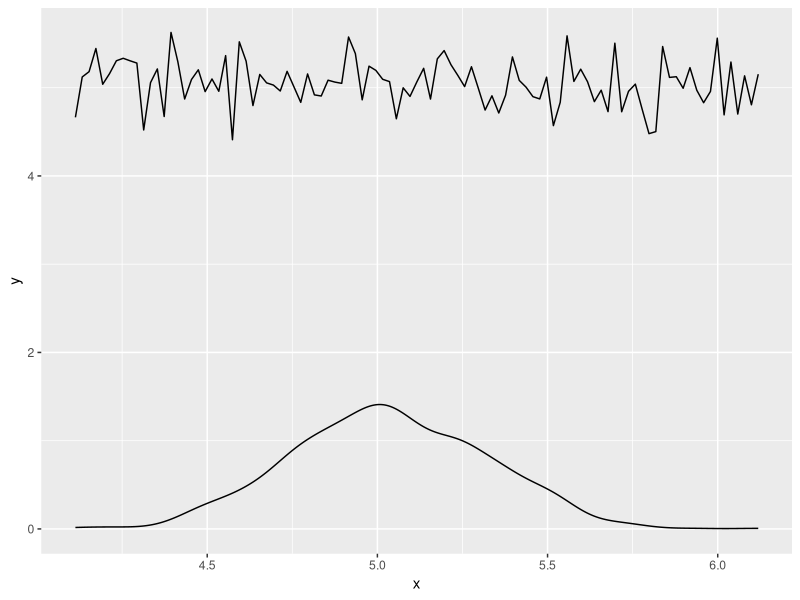
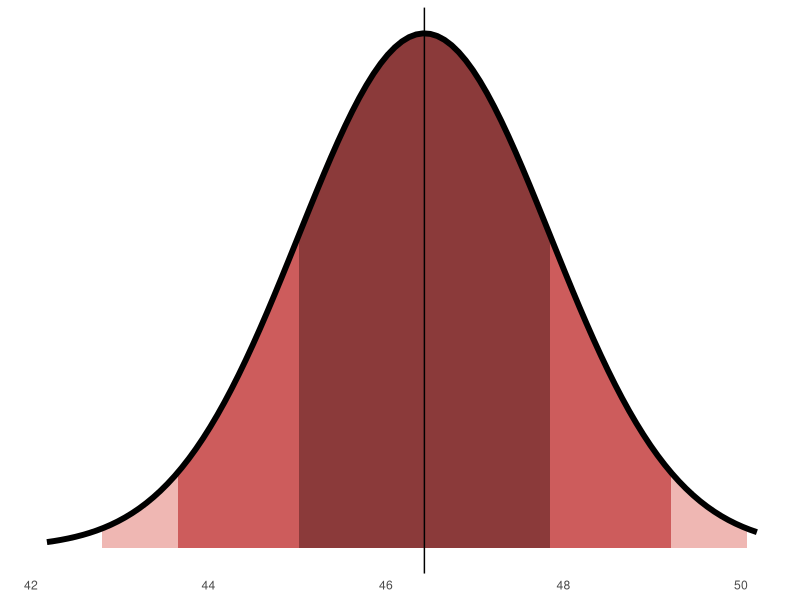
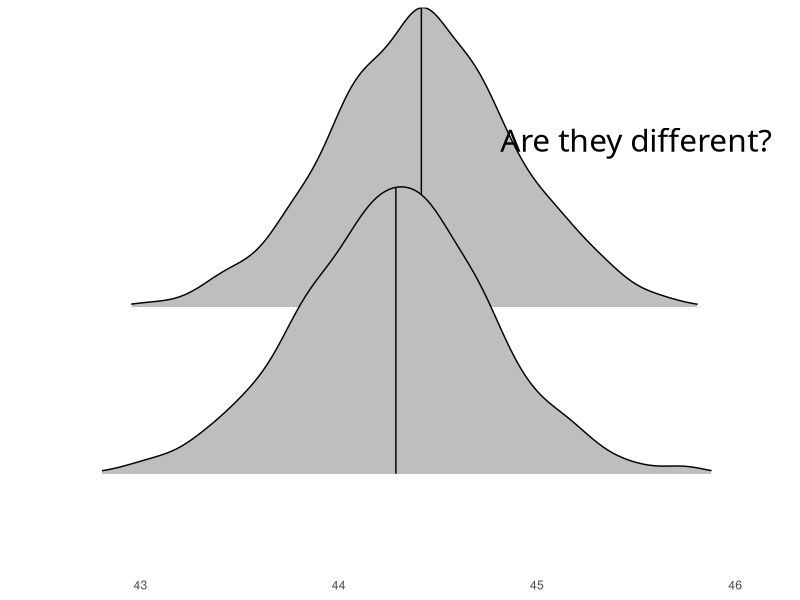
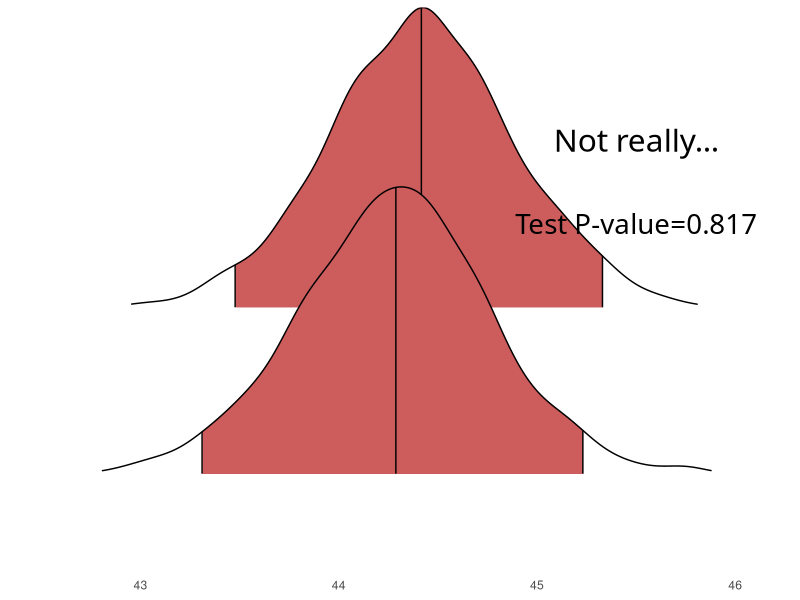

Reproduce these figures in R, in order.
# Title: Class 3 code
# Author: Giuseppe Carteny
# Last update: 2025.05.05

# Preliminary notes:
# This is the code to replicate most of the visualizations and explore the 
# concepts presented in class 3. 

# The data used here are simulated

# 1. Load the packages # -------------------------------------------------------

want <- c('ggplot2', 'ggridges', 'dplyr', 'magrittr', 'tidyr')
have <- want %in% installed.packages()[,1] 
if(any(want[!have])) {
  install.packages(want[!have])
}
for(pckgs in want) {library(pckgs, character.only = T)}
rm(list = ls())

# 2. simulate population and show central limit theroem # ----------------------

## 2.0 Use always a seed! < - - - - - - - - - - - - - - - - - - - - - - - - - - - - # !!!

# Before doing any operation that implies random numbers 
# you must include a "seed" that allows reproducibilty 
# For instance, run several times this line
mean(rnorm(100,2,3)) # Everytime the value is different

# but if you put the seed, and run the two lines together
set.seed(1234) # can be whatever number
mean(rnorm(100,2,3)) # The value remains the same


## 2.1. let's simulate a population # - - - - - - - - - - - - - - - - - - - - - 

# R allows you to simulate variables from a number of distributions 
# All functions share one argument: you need to specify the length of the output
# Do you want 10, 100, 1000 values as an output?
# Here we set it as 1000
n <- 1000
# Each distribution has its own parameters! 

# The normal distribution has a mean and a standard deviation parameters
# The binomial distribution has the trial size, and the probability of each trial
# The uniform distribution just requires a minimum and max value

set.seed(1234)
simudistributions <- 
  data.frame(
  norm = rnorm(n,1,2),
  binom = rnorm(n,1,.5),
  uniform = runif(n,0,2)
)

simudistributions %>% 
  pivot_longer(everything())


# we can simulate the population from any kind of distribution
# Check the rnorm, rbinom, runif,.... functions
N = 10000
population <- runif(n=N, min = 0, max = 10)


# Now we do 1000 times the following
# - we get a sample (without replacement)
# - we take the mean
# - we store the mean 

mean_vals <- c()

for(i in 1:1000) {
  n <- sample(population, size=100, replace=F)
  x <- mean(n)
  mean_vals <- c(x, mean_vals)
}

# Create a dataframe for ggplot
df <- data.frame(x=mean_vals)
# Let's get mean and sd of the mean! For checking whether dist is normal
df %<>% 
  mutate(
    x_mean = mean(x),
    x_sd = sd(x)
  )

x_mean <- mean(df$x)
x_sd <- sd(df$x)


# Correct
df %>% 
  ggplot(aes(x=x)) +
  geom_density() + # the distribution
  stat_function(fun = rnorm, args = c(x_mean, x_sd)) 
  




# 3. Work just with the sample # -----------------------------------------------

# Now, often we don't work with the populatio, but we have only a sample

n <- 100                                # The sample size 
smpl_dist <- rnorm(n, mean=45, sd=15)   # The (assumed) distribution of the variable
smpl_mean <- mean(smpl_dist)            # The mean of the sample distribution
smpl_sd <- sd(smpl_dist)                # The SD of the sample distribution
smpl_se <- smpl_sd/sqrt(n)              # The standard error of the mean -

smpl_68ci <- c(smpl_mean-smpl_se,smpl_mean+smpl_se)                 # 68% confidence interval of the sample mean distribution
smpl_95ci <- c(smpl_mean-(1.96*smpl_se),smpl_mean+(1.96*smpl_se))   # 95% ...
smpl_99ci <- c(smpl_mean-(2.56*smpl_se),smpl_mean+(2.56*smpl_se))   # 99% ...



# Let's plot it 
range <- (smpl_mean-(smpl_se * 3)):(smpl_mean + (smpl_se * 3))


ggplot(data.frame(x = range), aes(x)) +
  stat_function(fun = dnorm, args = c(smpl_mean, smpl_se), geom = 'area',
                xlim = smpl_99ci, fill = '#efb7b3') +
  stat_function(fun = dnorm, args = c(smpl_mean, smpl_se), geom = 'area',
                xlim = smpl_95ci, fill = 'indianred') +
  stat_function(fun = dnorm, args = c(smpl_mean, smpl_se), geom = 'area',
                xlim = smpl_68ci, fill = 'indianred4') +
  geom_vline(xintercept=smpl_mean) +
  stat_function(fun = dnorm, args = c(smpl_mean, smpl_se), geom = 'line', linewidth=2) +
  theme_classic() +
  theme(
    axis.line.y = element_blank(),
    axis.text.y = element_blank(),
    axis.ticks.y = element_blank(),
    axis.title.y = element_blank(),
    axis.line.x = element_blank(),
    # axis.text.x = element_blank(),
    axis.ticks.x = element_blank(),
    axis.title.x = element_blank()
  )

# 4. testing mean differences # ------------------------------------------------


set.seed(124365)
n <- 1000

smpl1_dist <- rnorm(n, mean=45, sd=15)
smpl2_dist <- rnorm(n, mean=45, sd=14.5)

smpl1_mean <- mean(smpl1_dist)
smpl1_sd <- sd(smpl1_dist)
smpl1_se <- smpl1_sd/sqrt(n)

smpl1_68ci <- c(smpl1_mean-smpl1_se,smpl1_mean+smpl1_se)
smpl1_95ci <- c(smpl1_mean-(1.96*smpl1_se),smpl1_mean+(1.96*smpl1_se))
smpl1_99ci <- c(smpl1_mean-(2.56*smpl1_se),smpl1_mean+(2.56*smpl1_se))


smpl2_mean <- mean(smpl2_dist)
smpl2_sd <- sd(smpl2_dist)
smpl2_se <- smpl2_sd/sqrt(n)

smpl2_68ci <- c(smpl2_mean-smpl2_se,smpl2_mean+smpl2_se)
smpl2_95ci <- c(smpl2_mean-(1.96*smpl2_se),smpl2_mean+(1.96*smpl2_se))
smpl2_99ci <- c(smpl2_mean-(2.56*smpl2_se),smpl2_mean+(2.56*smpl2_se))

# distributions of the mean
smpl1_mean_dist <- rnorm(n, mean=smpl1_mean, sd=smpl1_se)
smpl2_mean_dist <- rnorm(n, mean=smpl2_mean, sd=smpl2_se)


df <- 
  rbind(
    data.frame(x = smpl1_mean_dist) %>% mutate(smpl = '1'),
    data.frame(x = smpl2_mean_dist) %>% mutate(smpl = '2')
  )


df %>% 
  ggplot(aes(x=x, y=smpl)) +
  geom_density_ridges(quantile_lines=T, quantiles=c(.5), fill='grey',rel_min_height=.01) +
  theme_classic() + 
  annotate("text", x = 45.5, y = 3, label = "Are they different?", family='Segoe UI', size=8) +
  theme(
    axis.line.y = element_blank(),
    axis.text.y = element_blank(),
    axis.ticks.y = element_blank(),
    axis.title.y = element_blank(),
    axis.line.x = element_blank(),
    # axis.text.x = element_blank(),
    axis.ticks.x = element_blank(),
    axis.title.x = element_blank()
  )    


# Are they different? Let's check 
test <- t.test(smpl1_dist,smpl2_dist)

test$statistic
test$p.value

df %>% 
  ggplot(aes(x=x, y=smpl, fill= factor(after_stat(quantile)))) +
  stat_density_ridges(
    geom = "density_ridges_gradient",
    calc_ecdf = T,
    quantile_lines = T,
    quantiles=c(.025, .5, .975), rel_min_height=.01) +
  # geom_density_ridges(quantile_lines=T, quantiles=c(.025, .5, .975), rel_min_height=.01) +
  theme_classic() + 
  # scale_fill_viridis_d() +
  scale_fill_manual(values=c('white', 'indianred','indianred','white')) +
  annotate("text", x = 45.5, y = 3, label = "Not really...", family='Segoe UI', size=8) +
  annotate("text", x = 45.5, y = 2.5, label = paste0('Test P-value=',round(test$p.value,3)), family='Segoe UI', size=7) +
  theme(
    legend.position = 'none',
    axis.line.y = element_blank(),
    axis.text.y = element_blank(),
    axis.ticks.y = element_blank(),
    axis.title.y = element_blank(),
    axis.line.x = element_blank(),
    # axis.text.x = element_blank(),
    axis.ticks.x = element_blank(),
    axis.title.x = element_blank()
  )  
